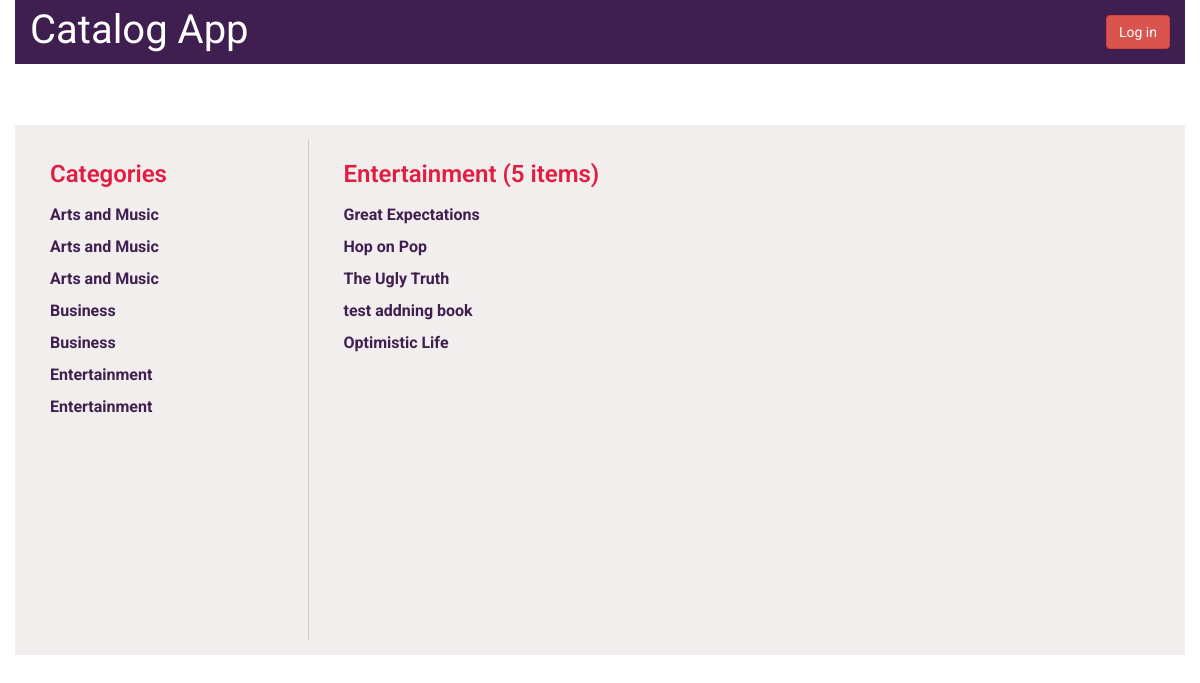
The app's page /catalog/4/items with its own data.
### database_setup.py (models this page shows, shortened)
class Category(Base):
    __tablename__ = 'category'
    id = Column(Integer, primary_key=True)
    name = Column(String(250), nullable=False)

class CategoryItem(Base):
    __tablename__ = 'category_item'
    title = Column(String(80), nullable=False)
    id = Column(Integer, primary_key=True)
    description = Column(String(250))
    category_id = Column(Integer, ForeignKey('category.id'))
    category = relationship(Category)
    user_id = Column(Integer, ForeignKey('user.id'))
    user = relationship(User)

### project.py (the view)
@app.route('/catalog/<int:category_id>/items')
def showItems(category_id):
    category_items = session.query(CategoryItem).filter_by(
                     category_id=category_id).all()
    item_number = len(category_items)
    category = session.query(Category).filter_by(id=category_id).one()
    categories = session.query(Category).order_by(asc(Category.name))
    return render_template('itemslist.html',
                           category=category, items=category_items,
                           categories=categories, item_number=item_number)

### templates/itemslist.html (shortened to what this page needs)
{% extends "main.html" %}
{% block content %}
{% include "header.html" %}
<div class="row main-content">
		<div class="row">
		<div class="col-md-3">
			<h2>Categories</h2>
			<ul>
				{% for category in categories %}
				<li>
					<a href = "{{url_for('showItems', category_id = category.id)}}">
					   {{category.name}}
		            </a>
				</li>
				 {% endfor %}
			</ul>
		</div>
		<div class="col-md-9">
			<h2>{{category.name}} ({{item_number}} items)</h2>
			{% if items !=[] %}
			<ul>
				{% for i in items %}
				<li>
					<a href="{{url_for('itemDescription', item_id = i.id)}}">
						    {{i.title}}
							 </a>
				</li>
	       {% endfor %}
	       </ul>
	        {% endif %}
		</div>
	</div>
	</div>
{% endblock %}

### static/style.css (style rules this page uses)
* { font-family: "Helvetica Neue Bold", Roboto, Helvetica, Arial, sans-serif; font-weight: 700; }
h2 { font-size: 24px; color: #e01e42; font-weight: 600; line-height: 29px; margin-left: 20px; }
.col-md-9 { border-left: 1px solid #ccc; min-height: 500px; }
ul { padding-left: 20px; }
li { list-style: none; line-height: 2; }
a { font-size: 16px; color: #3f1e50; }
.main-content { background-color: #f2eeee; padding: 15px; }

### records on screen
Category: name "Arts and Music"
Category: name "Arts and Music"
Category: name "Arts and Music"
Category: name "Business"
Category: name "Business"
Category: name "Entertainment"
Category: name "Entertainment"
CategoryItem: title "Great Expectations"
CategoryItem: title "Hop on Pop"
CategoryItem: title "The Ugly Truth"
CategoryItem: title "test addning book"
CategoryItem: title "Optimistic Life"

### other values on screen
{{ item_number }} "5"
